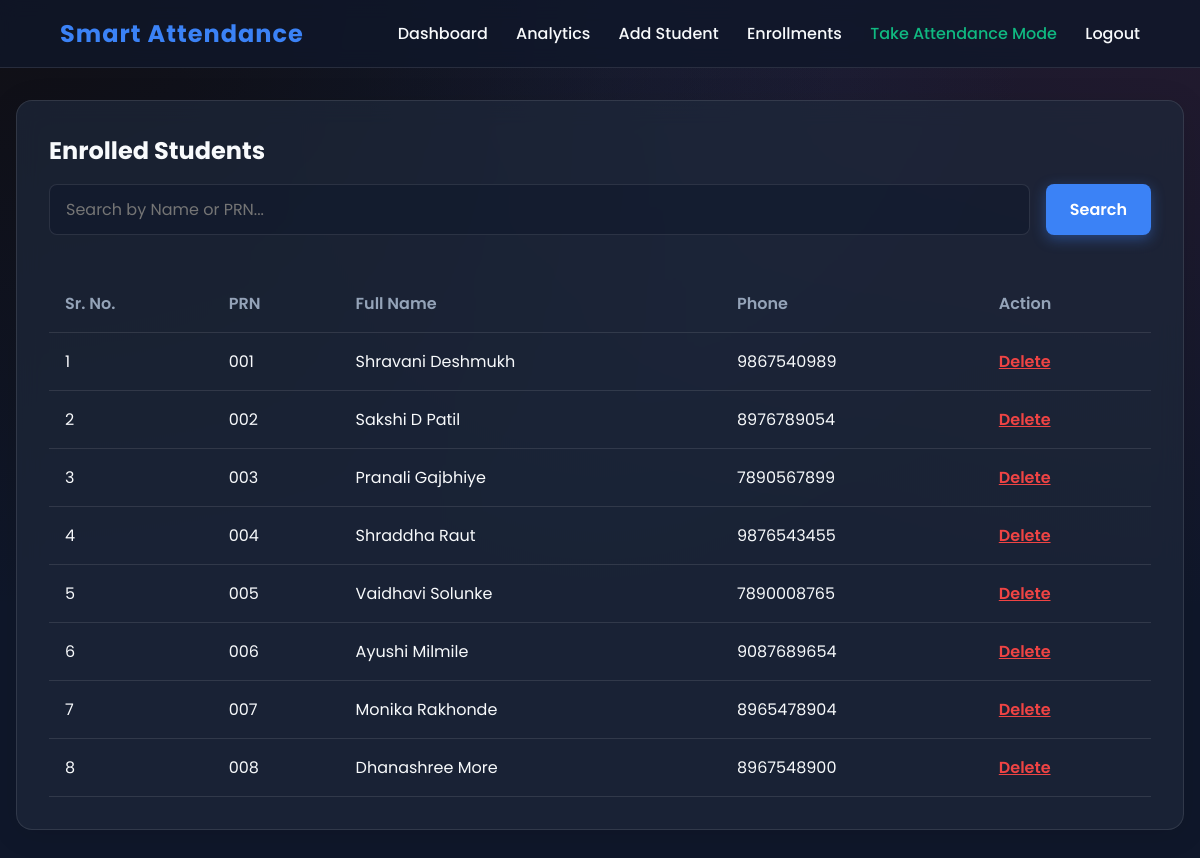
/students (signed in), run on the app's committed database.
### models.py (models this page shows)
class Student(db.Model):
    id = db.Column(db.Integer, primary_key=True)
    prn = db.Column(db.String(50), unique=True, nullable=False)
    name = db.Column(db.String(150), nullable=False)
    phone = db.Column(db.String(20), nullable=False)
    face_encoding = db.Column(db.Text, nullable=False)

### app.py (the view)
@app.route('/students')
@login_required
def students_list():
    query = request.args.get('q', '')
    if query:
        students = Student.query.filter((Student.name.ilike(f'%{query}%')) | (Student.prn.ilike(f'%{query}%'))).order_by(Student.prn.asc()).all()
    else:
        students = Student.query.order_by(Student.prn.asc()).all()
    return render_template('students_list.html', students=students, query=query)

### app.py (called while the page is built)
@login_manager.user_loader
def load_user(user_id):
    return Teacher.query.get(int(user_id))

### templates/students_list.html (shortened to what this page needs)
{% extends "base.html" %}
{% block content %}
<div class="glass-panel">
    <h2 class="mb-4">Enrolled Students</h2>
    <form method="GET" action="{{ url_for('students_list') }}" class="search-bar">
        <input type="text" name="q" class="form-control" placeholder="Search by Name or PRN..." value="{{ query }}">
        <button type="submit" class="btn btn-primary">Search</button>
    </form>
    <div class="table-container">
        <table>
            <thead>
                <tr>
                    <th>Sr. No.</th>
                    <th>PRN</th>
                    <th>Full Name</th>
                    <th>Phone</th>
                    <th>Action</th>
                </tr>
            </thead>
            <tbody>
                {% for student in students %}
                <tr>
                    <td>{{ loop.index }}</td>
                    <td>{{ student.prn }}</td>
                    <td>{{ student.name }}</td>
                    <td>{{ student.phone }}</td>
                    <td>
                        <form action="{{ url_for('delete_student', id=student.id) }}" method="POST" style="display:inline;">
                            <button type="submit" class="btn" style="background: none; border: none; color: var(--danger-color); cursor: pointer; padding: 0; text-decoration: underline;" onclick="return confirm('WARNING: Are you sure you want to completely delete this student? This will also permanently delete all of their attendance records!');">
                                Delete
                            </button>
                        </form>
                    </td>
                </tr>
                {% else %}
                <tr>
                    <td colspan="5" class="text-center" style="padding: 2rem; color: var(--text-muted);">
                        No students found.
                    </td>
                </tr>
                {% endfor %}
            </tbody>
        </table>
    </div>
</div>
{% endblock %}

### templates/base.html (shortened to what this page needs)
<!DOCTYPE html>
<html lang="en">
<head>
    <link rel="stylesheet" href="{{ url_for('static', filename='css/style.css') }}">
</head>
<body>
    <nav class="navbar">
        <a href="{{ url_for('dashboard') }}" class="navbar-brand">Smart Attendance</a>
        <div class="nav-links">
            {% if current_user.is_authenticated %}
                <a href="{{ url_for('dashboard') }}">Dashboard</a>
                <a href="{{ url_for('analytics') }}">Analytics</a>
                <a href="{{ url_for('add_student') }}">Add Student</a>
                <a href="{{ url_for('students_list') }}">Enrollments</a>
                <a href="{{ url_for('take_attendance') }}" style="color: var(--success-color);">Take Attendance Mode</a>
                <a href="{{ url_for('logout') }}">Logout</a>
            {% else %}
                <a href="{{ url_for('login') }}">Login</a>
                <a href="{{ url_for('signup') }}">Sign Up</a>
                <a href="{{ url_for('take_attendance') }}">Student Mode</a>
            {% endif %}
        </div>
    </nav>
    <div class="container">
        {% block content %}{% endblock %}
    </div>
</body>
</html>

### static/css/style.css (style rules this page uses)
:root { --bg-color: #0f172a; --glass-bg: rgba(30, 41, 59, 0.7); --glass-border: rgba(255, 255, 255, 0.1); --primary-color: #3b82f6; --primary-hover: #2563eb; --success-color: #10b981; --danger-color: #ef4444; --text-color: #f8fafc; --text-muted: #94a3b8; }
* { margin: 0; padding: 0; box-sizing: border-box; font-family: 'Poppins', sans-serif; }
body { background-color: var(--bg-color); color: var(--text-color); min-height: 100vh; display: flex; flex-direction: column; background-image: radial-gradient(at 0% 0%, hsla(253,16%,7%,1) 0, transparent 50%), radial-gradient(at 50% 0%, hsla(225,39%,30%,0.2) 0, transparent 50%), radial-gradient(at 100% 0%, hsla(339,49%,30%,0.2) 0, transparent 50%); background-attachment: fixed; }
.glass-panel { background: var(--glass-bg); backdrop-filter: blur(12px); -webkit-backdrop-filter: blur(12px); border: 1px solid var(--glass-border); border-radius: 16px; padding: 2rem; box-shadow: 0 4px 30px rgba(0, 0, 0, 0.1); }
.navbar { display: flex; justify-content: space-between; align-items: center; padding: 1rem 5%; background: rgba(15, 23, 42, 0.8); backdrop-filter: blur(10px); border-bottom: 1px solid var(--glass-border); position: sticky; top: 0; z-index: 100; }
.navbar-brand { font-size: 1.5rem; font-weight: 700; color: var(--primary-color); text-decoration: none; letter-spacing: 1px; }
.nav-links a { color: var(--text-color); text-decoration: none; margin-left: 1.5rem; font-weight: 500; transition: color 0.3s; }
.container { max-width: 1200px; margin: 2rem auto; padding: 0 1rem; width: 100%; flex: 1; }
.form-control { width: 100%; padding: 0.75rem 1rem; background: rgba(15, 23, 42, 0.5); border: 1px solid var(--glass-border); border-radius: 8px; color: white; font-size: 1rem; transition: all 0.3s ease; }
.btn { display: inline-block; padding: 0.75rem 1.5rem; border: none; border-radius: 8px; font-size: 1rem; font-weight: 600; cursor: pointer; transition: all 0.3s ease; text-align: center; text-decoration: none; }
.btn-primary { background: var(--primary-color); color: white; box-shadow: 0 4px 14px rgba(59, 130, 246, 0.4); }
.table-container { overflow-x: auto; }
table { width: 100%; border-collapse: collapse; margin-top: 1rem; }
th, td { padding: 1rem; text-align: left; border-bottom: 1px solid var(--glass-border); }
th { color: var(--text-muted); font-weight: 600; }
.search-bar { display: flex; gap: 1rem; margin-bottom: 1.5rem; }
.mb-4 { margin-bottom: 1rem; }

### data on the page
Student: prn "001", name "Shravani Deshmukh", phone "9867540989"
Student: prn "002", name "Sakshi D Patil", phone "8976789054"
Student: prn "003", name "Pranali Gajbhiye", phone "7890567899"
Student: prn "004", name "Shraddha Raut", phone "9876543455"
Student: prn "005", name "Vaidhavi Solunke", phone "7890008765"
Student: prn "006", name "Ayushi Milmile", phone "9087689654"
Student: prn "007", name "Monika Rakhonde", phone "8965478904"
Student: prn "008", name "Dhanashree More", phone "8967548900"
